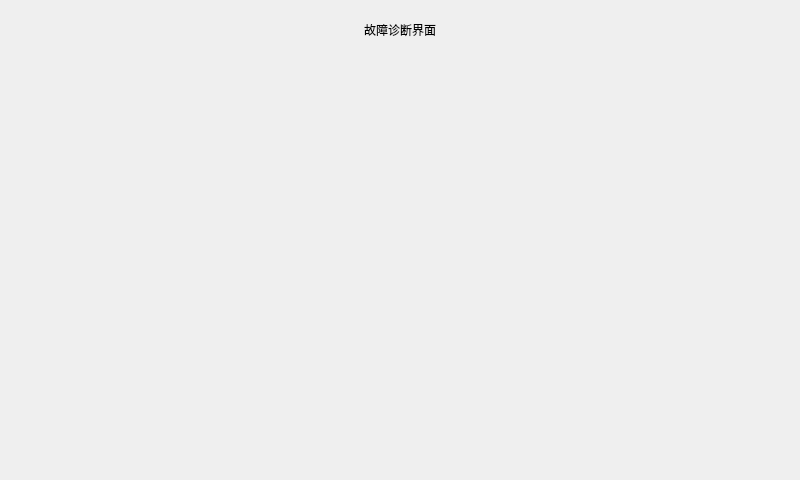
<?xml version="1.0" encoding="UTF-8"?>
<ui version="4.0">
 <class>fault_display</class>
 <widget class="QWidget" name="fault_display">
  <property name="geometry">
   <rect>
    <x>0</x>
    <y>0</y>
    <width>800</width>
    <height>480</height>
   </rect>
  </property>
  <property name="windowTitle">
   <string>Form</string>
  </property>
  <widget class="QLabel" name="title_label">
   <property name="geometry">
    <rect>
     <x>0</x>
     <y>10</y>
     <width>800</width>
     <height>40</height>
    </rect>
   </property>
   <property name="text">
    <string>故障诊断界面</string>
   </property>
   <property name="alignment">
    <set>Qt::AlignCenter</set>
   </property>
  </widget>
 </widget>
 <resources/>
 <connections/>
</ui>
